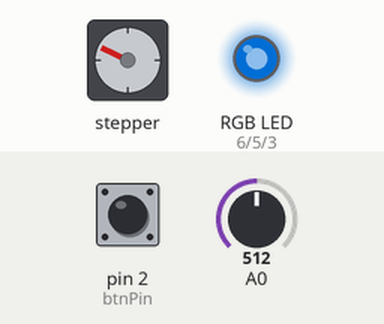
Recording of a sketch running on a simulated Arduino Uno, built with avr-gcc and run on an emulated ATmega328P. Shown: stepper motor, an RGB LED mixed from three pins (HIGH = lit). Inputs (shaded band) come from the test bench; at power-on: A0 = 512, pin 2 (btnPin) LOW. Dim RGB values are drawn brighter than linear; random numbers use the default seed unless the sketch sets one; stepper angles assume 2048 steps per turn.

Above: at 4.8 s.
4.9 s: A0 set to 716
At 8.34 s:
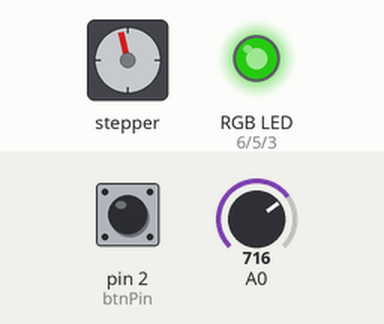
9.6 s: A0 set to 900
At 12.12 s:
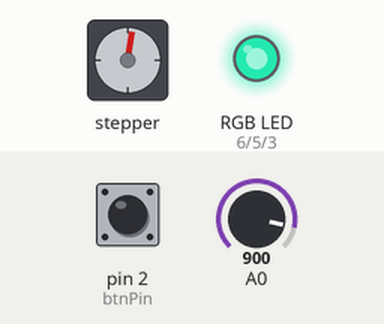
13.1 s: A0 set to 1023
At 16.21 s:
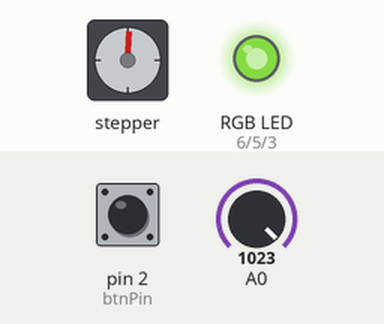
16.6 s: A0 set to 511
20.1 s: pin 2 (btnPin) pulled HIGH for 2.35 s
23.9 s: A0 set to 306
At 24.39 s:
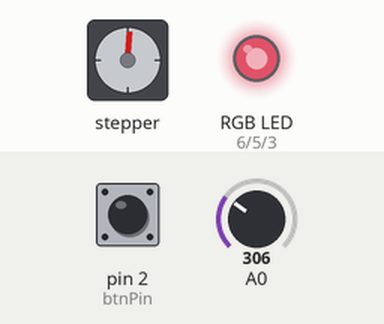
Timing chart, 0 to 32.6 s (numbered marks = the images above; inputs shaded):
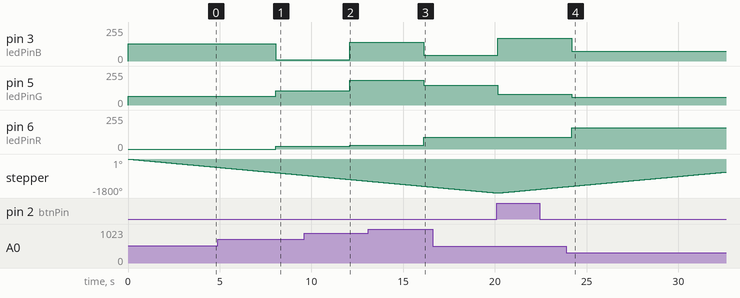

The sketch:

motor_stepper_luz.ino
```cpp
#include <Stepper.h>

#define ledPinR 6
#define ledPinG 5
#define ledPinB 3

#define btnPin 2

const int stepsPerRevolution = 2048;
int botao = 1;
int flag = 1;

Stepper myStepper = Stepper(stepsPerRevolution, 8, 10, 9, 11);

void setup() {

  pinMode(ledPinR, OUTPUT);
  pinMode(ledPinG, OUTPUT);
  pinMode(ledPinB, OUTPUT);

  myStepper.setSpeed(15);
  pinMode(btnPin, INPUT);
}

void loop() {
  //cogigo para luz
  randomSeed(analogRead(A0));
  analogWrite(ledPinR, random(0, 256));
  analogWrite(ledPinG, random(0, 256));
  analogWrite(ledPinB, random(0, 256));


  //codigo para motor
  if ((botao == 1 && flag == 1) || (botao == 0 && flag == 1)) {

    myStepper.step(-stepsPerRevolution);
    flag = 1;
    randomSeed(analogRead(A0));
    analogWrite(ledPinR, random(0, 256));
    analogWrite(ledPinG, random(0, 256));
    analogWrite(ledPinB, random(0, 256));
  }

  else {
    myStepper.step(stepsPerRevolution);
    flag = 0;
    randomSeed(analogRead(A0));
    analogWrite(ledPinR, random(0, 256));
    analogWrite(ledPinG, random(0, 256));
    analogWrite(ledPinB, random(0, 256));
  }

  botao = digitalRead(btnPin);
  if (botao == 1) {
    if (flag == 0) {
      flag = 1;
    } else flag = 0;
  }
}
```

Measured:
- after the input at 4.9 s, pin 3 (ledPinB): 130/255 → 9/255 after 3.2 s; pin 5 (ledPinG): 67/255 → 106/255 after 3.2 s; pin 6 (ledPinR): 0/255 → 20/255 after 3.2 s
- after the input at 9.6 s, pin 3 (ledPinB): 9/255 → 140/255 after 2.5 s; pin 5 (ledPinG): 106/255 → 186/255 after 2.5 s; pin 6 (ledPinR): 20/255 → 28/255 after 2.5 s
- after the input at 13.1 s, pin 3 (ledPinB): 140/255 → 43/255 after 3.0 s; pin 5 (ledPinG): 186/255 → 149/255 after 3.0 s; pin 6 (ledPinR): 28/255 → 89/255 after 3.0 s
- after the input at 23.9 s, pin 3 (ledPinB): 169/255 → 73/255 after 0.30 s; pin 5 (ledPinG): 82/255 → 58/255 after 0.30 s; pin 6 (ledPinR): 89/255 → 158/255 after 0.30 s
